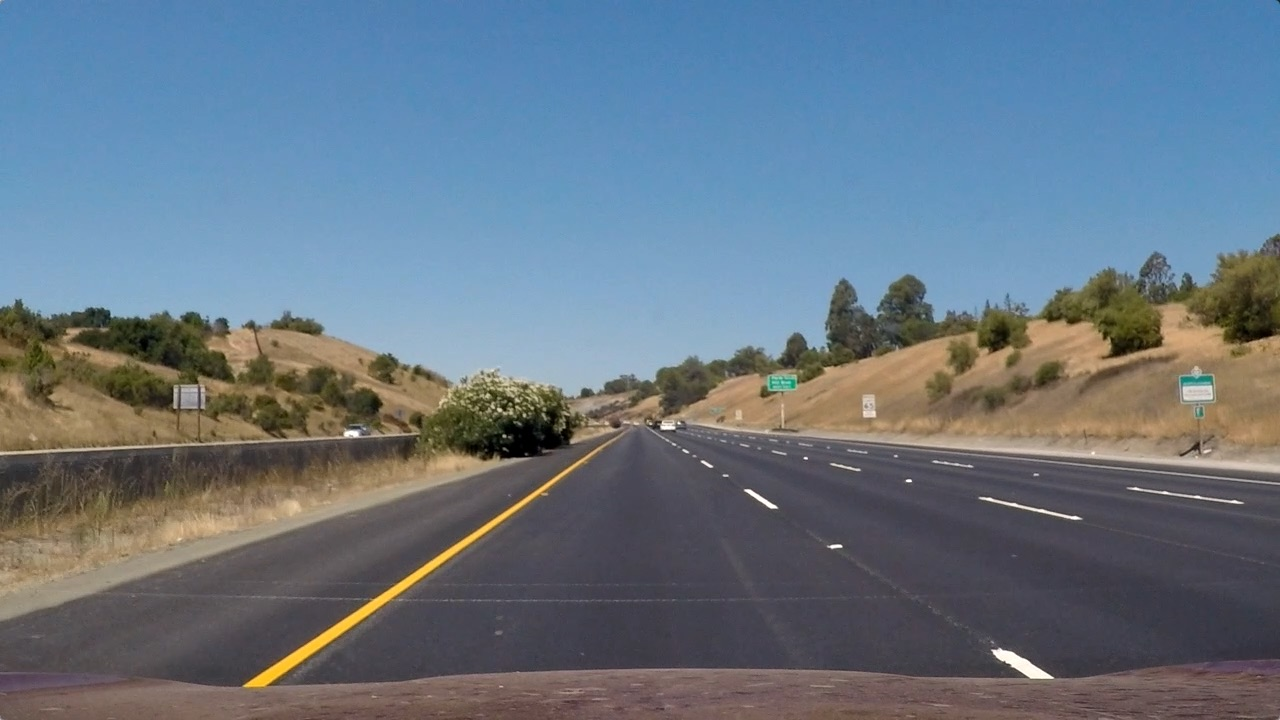
#> input picture test_images/straight_lines1.jpg, 1280 x 720 px; its folder holds only this picture in this run
$ jupyter execute --allow-errors P1.ipynb   (shell and % lines are left out)
#> lines starting #> are read from the running program, lines starting #| are printed output that depends on the picture; after the words box and inside, x2 and y2 are one past the last pixel; in counts of white or black regions, pixels touching at a corner belong together
# Self-Driving Car Engineer Nanodegree

## Project: **Finding Lane Lines on the Road**
***
In this project, you will use the tools you learned about in the lesson to identify lane lines on the road.  You can develop your pipeline on a series of individual images, and later apply the result to a video stream (really just a series of images). Check out the video clip "raw-lines-example.mp4" (also contained in this repository) to see what the output should look like after using the helper functions below.

Once you have a result that looks roughly like "raw-lines-example.mp4", you'll need to get creative and try to average and/or extrapolate the line segments you've detected to map out the full extent of the lane lines.  You can see an example of the result you're going for in the video "P1_example.mp4".  Ultimately, you would like to draw just one line for the left side of the lane, and one for the right.

In addition to implementing code, there is a brief writeup to complete. The writeup should be completed in a separate file, which can be either a markdown file or a pdf document. There is a [write up template](https://github.com/udacity/CarND-LaneLines-P1/blob/master/writeup_template.md) that can be used to guide the writing process. Completing both the code in the Ipython notebook and the writeup template will cover all of the [rubric points](https://review.udacity.com/#!/rubrics/322/view) for this project.

---
Let's have a look at our first image called 'test_images/solidWhiteRight.jpg'.  Run the 2 cells below (hit Shift-Enter or the "play" button above) to display the image.

**Note: If, at any point, you encounter frozen display windows or other confounding issues, you can always start again with a clean slate by going to the "Kernel" menu above and selecting "Restart & Clear Output".**

---

**The tools you have are color selection, region of interest selection, grayscaling, Gaussian smoothing, Canny Edge Detection and Hough Tranform line detection.  You  are also free to explore and try other techniques that were not presented in the lesson.  Your goal is piece together a pipeline to detect the line segments in the image, then average/extrapolate them and draw them onto the image for display (as below).  Once you have a working pipeline, try it out on the video stream below.**

---

<figure>

 <figcaption>
 <p></p>
 <p style="text-align: center;"> Your output should look something like this (above) after detecting line segments using the helper functions below </p>
 </figcaption>
</figure>
 <p></p>
<figure>

 <figcaption>
 <p></p>
 <p style="text-align: center;"> Your goal is to connect/average/extrapolate line segments to get output like this</p>
 </figcaption>
</figure>

**Run the cell below to import some packages.  If you get an `import error` for a package you've already installed, try changing your kernel (select the Kernel menu above --> Change Kernel).  Still have problems?  Try relaunching Jupyter Notebook from the terminal prompt.  Also, consult the forums for more troubleshooting tips.**

## Import Packages

[cell 1]
#importing some useful packages
import matplotlib.pyplot as plt
import matplotlib.image as mpimg
import numpy as np
import cv2

## Read in an Image

#> (a cell that did not finish here is left out)

#> (a cell that did not finish here is left out)

## Ideas for Lane Detection Pipeline

**Some OpenCV functions (beyond those introduced in the lesson) that might be useful for this project are:**

`cv2.inRange()` for color selection
`cv2.fillPoly()` for regions selection
`cv2.line()` to draw lines on an image given endpoints
`cv2.addWeighted()` to coadd / overlay two images
`cv2.cvtColor()` to grayscale or change color
`cv2.imwrite()` to output images to file
`cv2.bitwise_and()` to apply a mask to an image

**Check out the OpenCV documentation to learn about these and discover even more awesome functionality!**

## Helper Functions

Below are some helper functions to help get you started. They should look familiar from the lesson!

[cell 4]
import math

def grayscale(img):
    """Applies the Grayscale transform
    This will return an image with only one color channel
    but NOTE: to see the returned image as grayscale
    (assuming your grayscaled image is called 'gray')
    you should call plt.imshow(gray, cmap='gray')"""
    return cv2.cvtColor(img, cv2.COLOR_RGB2GRAY)
    # Or use BGR2GRAY if you read an image with cv2.imread()
    # return cv2.cvtColor(img, cv2.COLOR_BGR2GRAY)

def canny(img, low_threshold, high_threshold):
    """Applies the Canny transform"""
    return cv2.Canny(img, low_threshold, high_threshold)

def gaussian_blur(img, kernel_size):
    """Applies a Gaussian Noise kernel"""
    return cv2.GaussianBlur(img, (kernel_size, kernel_size), 0)

def region_of_interest(img, vertices):
    """
    Applies an image mask.

    Only keeps the region of the image defined by the polygon
    formed from `vertices`. The rest of the image is set to black.
    `vertices` should be a numpy array of integer points.
    """
    #defining a blank mask to start with
    mask = np.zeros_like(img)

    #defining a 3 channel or 1 channel color to fill the mask with depending on the input image
    if len(img.shape) > 2:
        channel_count = img.shape[2]  # i.e. 3 or 4 depending on your image
        ignore_mask_color = (255,) * channel_count
    else:
        ignore_mask_color = 255

    #filling pixels inside the polygon defined by "vertices" with the fill color
    cv2.fillPoly(mask, vertices, ignore_mask_color)

    #returning the image only where mask pixels are nonzero
    masked_image = cv2.bitwise_and(img, mask)
    return masked_image


# [47 lines left out: functions draw_lines, hough_lines, weighted_img, not called in this run]

## Test Images

Build your pipeline to work on the images in the directory "test_images"
**You should make sure your pipeline works well on these images before you try the videos.**

[cell 5]
import os
test_pics = os.listdir("test_images/")
#> test_pics = ['straight_lines1.jpg']

for i in test_pics:
    i = 'test_images/' + i
#> i = 'test_images/straight_lines1.jpg'
    image = mpimg.imread(i)
#> image is the input picture: shape (720, 1280, 3); mean R, G, B 103.2, 117.7, 131.2
    plt.imshow(image)
    plt.show()

[cell 6]
for i in test_pics:
    i = 'test_images/' + i
    image = mpimg.imread(i)
    gray=grayscale(image)
#> in grayscale, `return cv2.cvtColor(img, cv2.COLOR_RGB2GRAY)`:
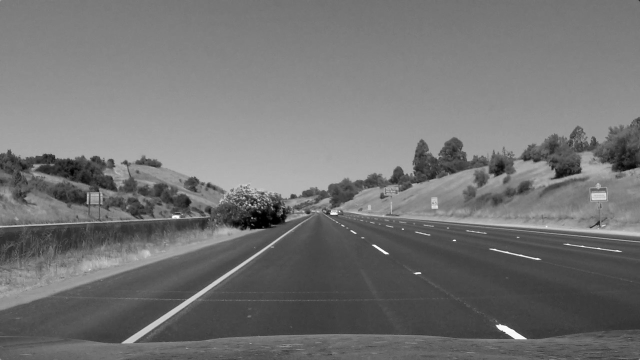
#> returned value: shape (720, 1280) (shown at 1/2 size); min 0, max 255, mean 114.9
    plt.imshow(gray,cmap = "gray")
    plt.show()

[cell 7]
kernel_size = 9

for i in test_pics:
    i = 'test_images/' + i
    image = mpimg.imread(i)
    gray=grayscale(image)
    Blur_gray = gaussian_blur(gray, kernel_size)
    plt.imshow(Blur_gray,cmap = "gray")
    plt.show()

[cell 8]
low_threshold = 70
high_threshold = 250
for i in test_pics:
    i = 'test_images/' + i
    image = mpimg.imread(i)
    imshape=image.shape

    gray=grayscale(image)
    Blur_gray = gaussian_blur(gray, 9)

    vertices =  np.array([[(100,imshape[0]),(410, 345), (560, 345), (imshape[1],imshape[0])]], dtype=np.int32)
    mask =region_of_interest(Blur_gray, vertices)
#> in region_of_interest, `cv2.fillPoly(mask, vertices, ignore_mask_color)`:
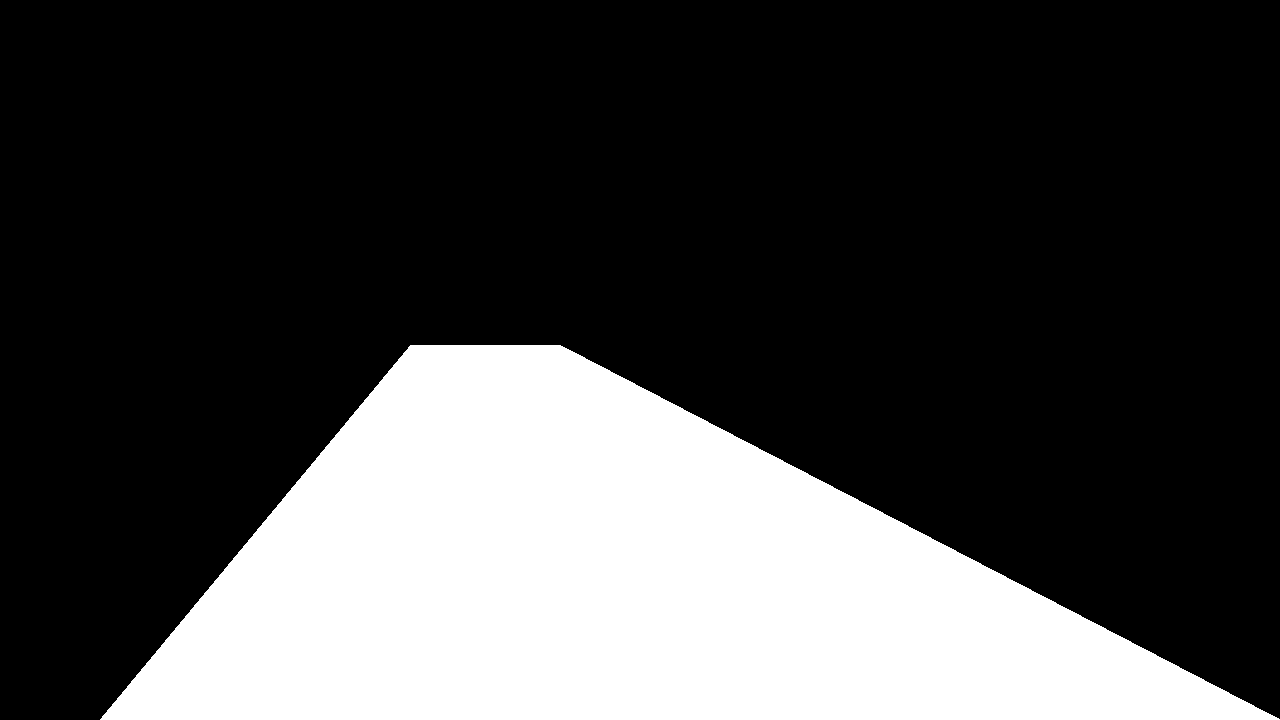
#> mask: shape (720, 1280); 27.1% white; 1 white region, box (x1, y1, x2, y2) and area: (100, 345, 1280, 720) 249735
#> in region_of_interest, `masked_image = cv2.bitwise_and(img, mask)`:
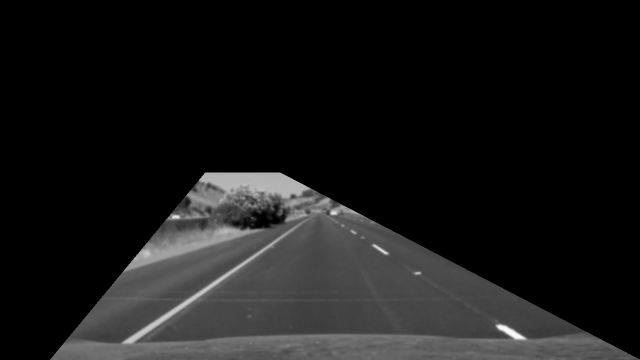
#> masked_image: shape (720, 1280) (shown at 1/2 size); min 0, max 251, mean 24.3
    cannyOut = canny(Blur_gray, low_threshold, high_threshold)
#> in canny, `return cv2.Canny(img, low_threshold, high_threshold)`:
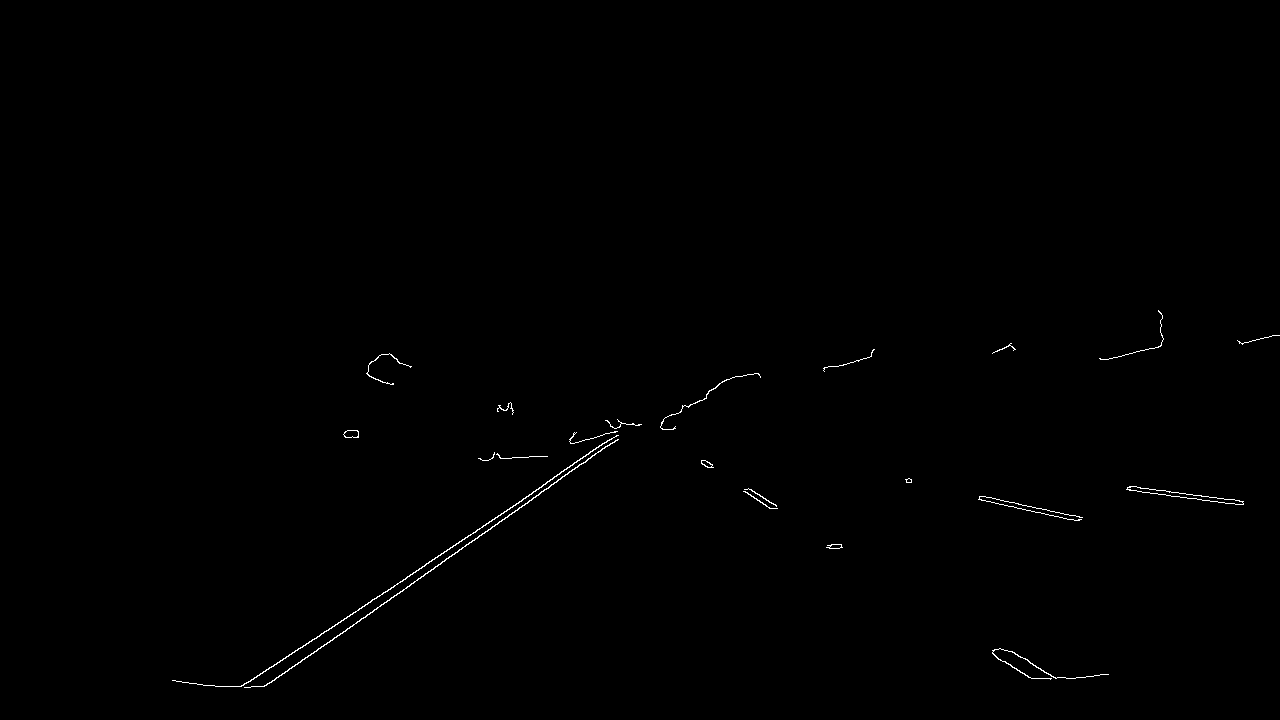
#> returned value: shape (720, 1280); 0.33% white in thin lines or dots, all inside (x1, y1, x2, y2) = (172, 310, 1280, 688)
    plt.imshow(mask,cmap="gray")
    plt.show()

$ run again, on test_images/test3.jpg
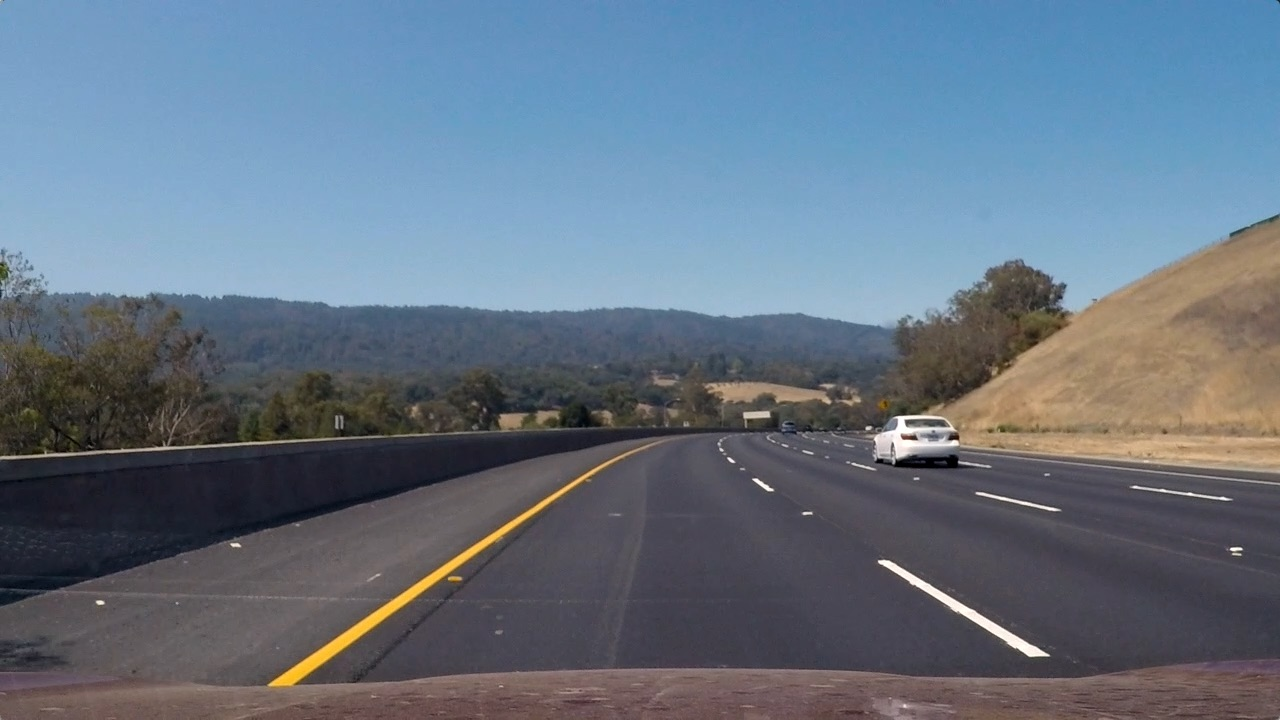
#> input picture test_images/test3.jpg, 1280 x 720 px
#> test_pics = ['test3.jpg']
#> i = 'test_images/test3.jpg'
#> image is the input picture: shape (720, 1280, 3); mean R, G, B 101.1, 115.3, 130.7
#> in grayscale, `return cv2.cvtColor(img, cv2.COLOR_RGB2GRAY)`:
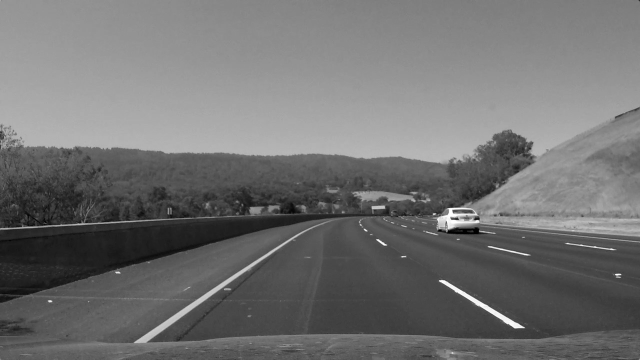
#> returned value: shape (720, 1280) (shown at 1/2 size); min 0, max 255, mean 112.8
#> mask: shape (720, 1280); 27.1% white; 1 white region, box (x1, y1, x2, y2) and area: (100, 345, 1280, 720) 249735
#> in canny, `return cv2.Canny(img, low_threshold, high_threshold)`:
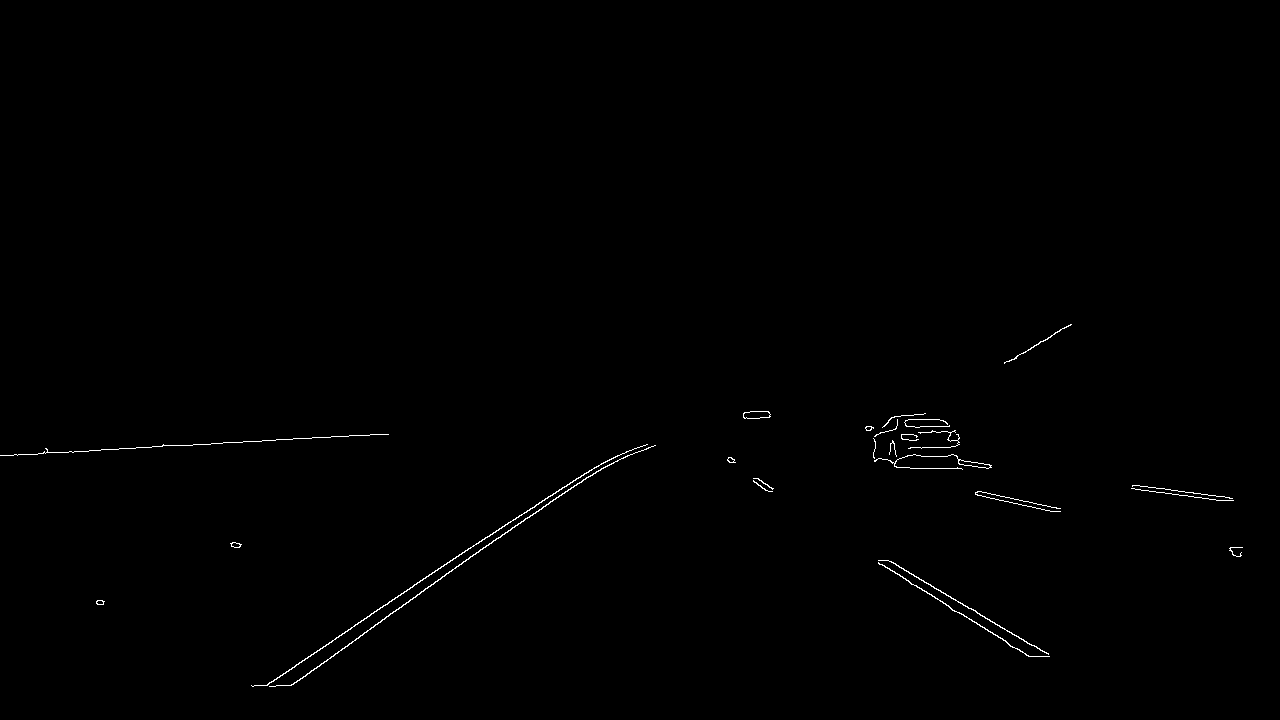
#> returned value: shape (720, 1280); 0.39% white in thin lines or dots, all inside (x1, y1, x2, y2) = (0, 324, 1243, 687)

$ run again, on test_images/test4.jpg
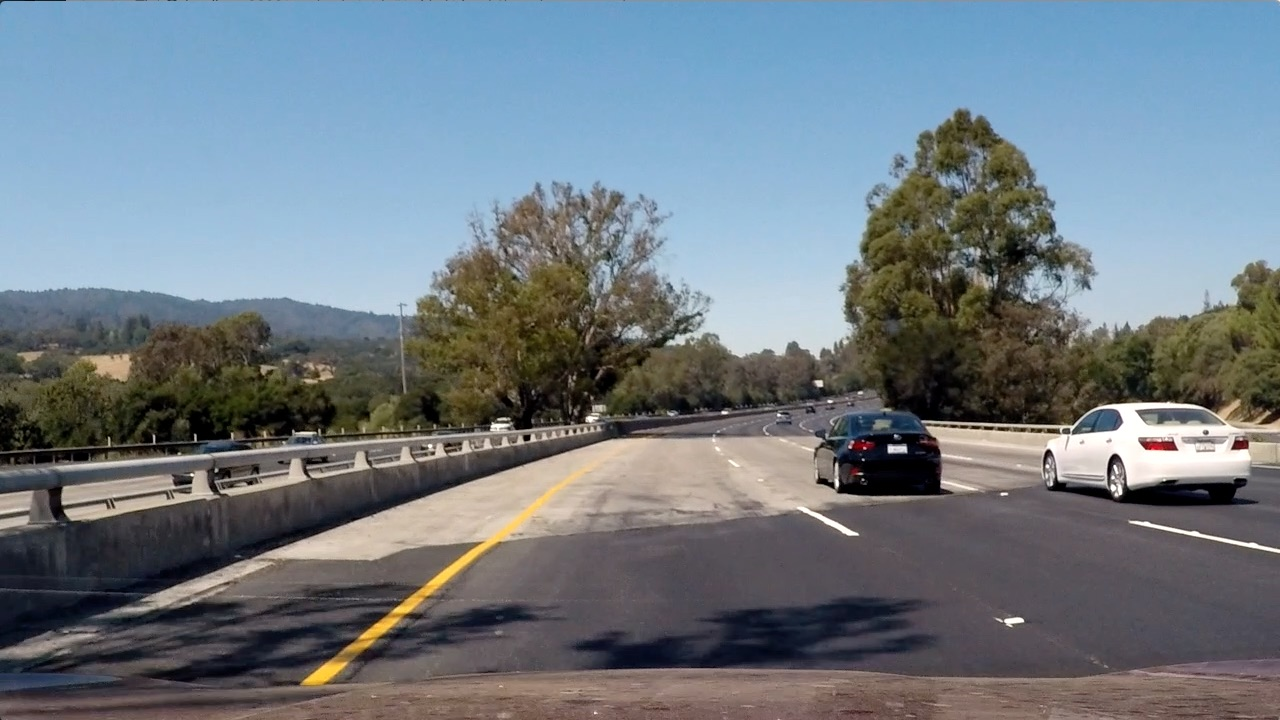
#> input picture test_images/test4.jpg, 1280 x 720 px
#> test_pics = ['test4.jpg']
#> i = 'test_images/test4.jpg'
#> image is the input picture: shape (720, 1280, 3); mean R, G, B 112.2, 122.7, 130.9
#> in grayscale, `return cv2.cvtColor(img, cv2.COLOR_RGB2GRAY)`:
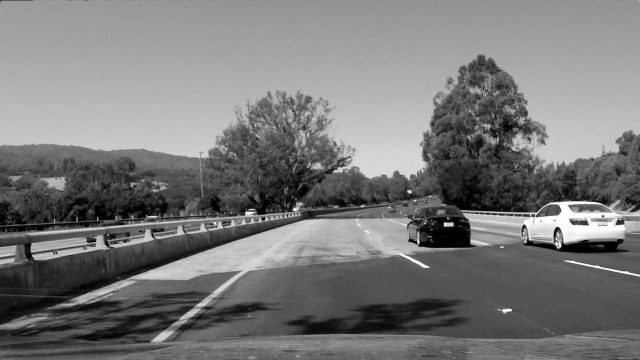
#> returned value: shape (720, 1280) (shown at 1/2 size); min 0, max 255, mean 120.5
#> mask: shape (720, 1280); 27.1% white; 1 white region, box (x1, y1, x2, y2) and area: (100, 345, 1280, 720) 249735
#> in canny, `return cv2.Canny(img, low_threshold, high_threshold)`:
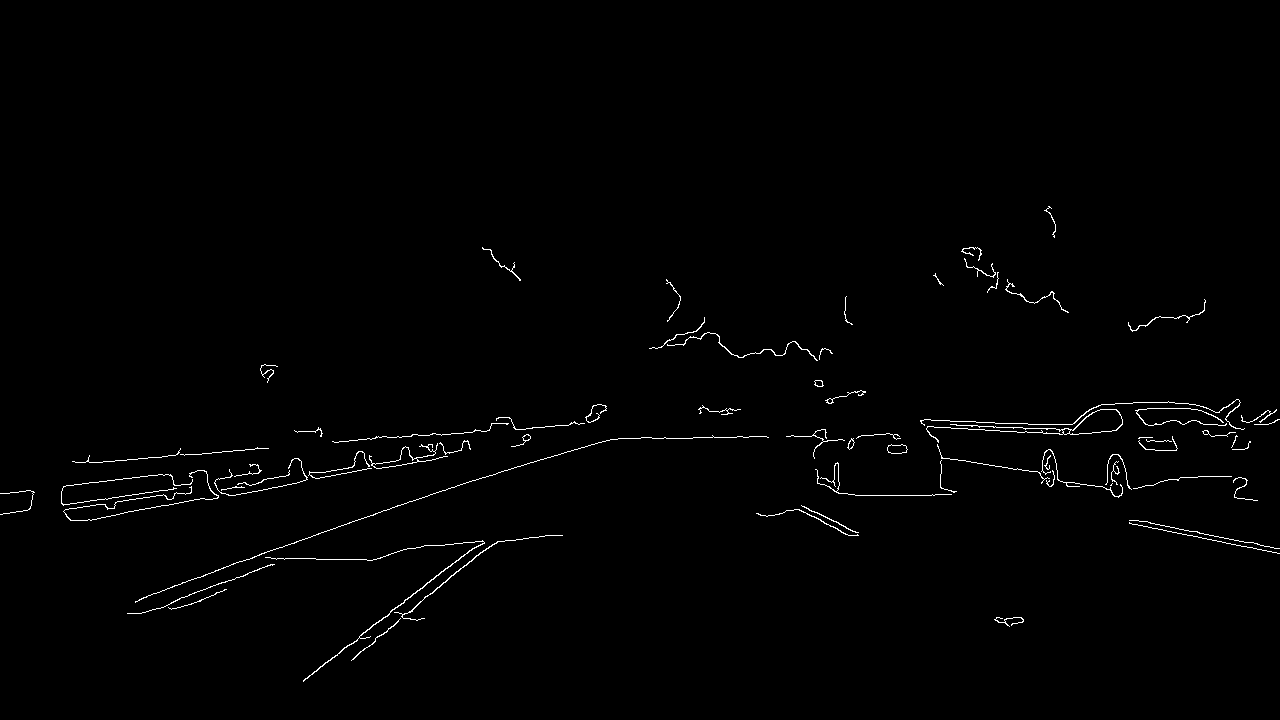
#> returned value: shape (720, 1280); 0.91% white in thin lines or dots, all inside (x1, y1, x2, y2) = (0, 206, 1280, 682)
